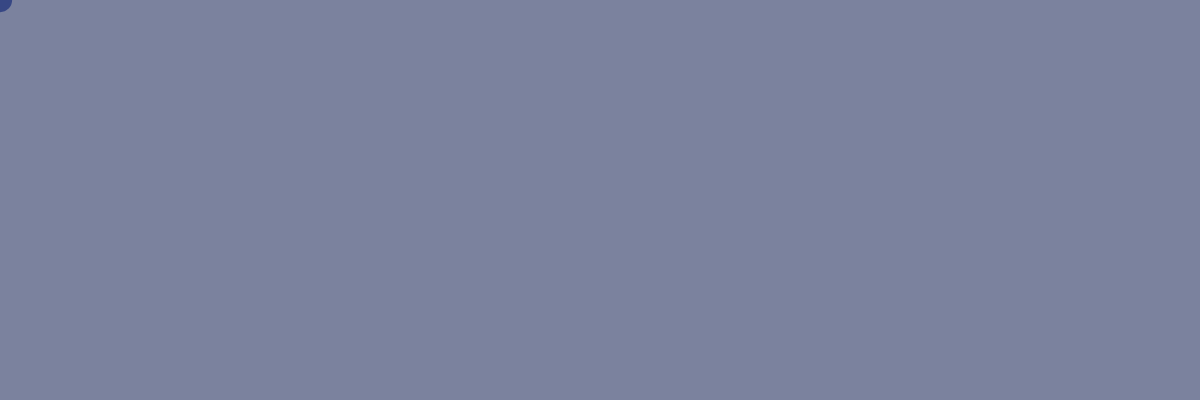
Frame 1 (no input)
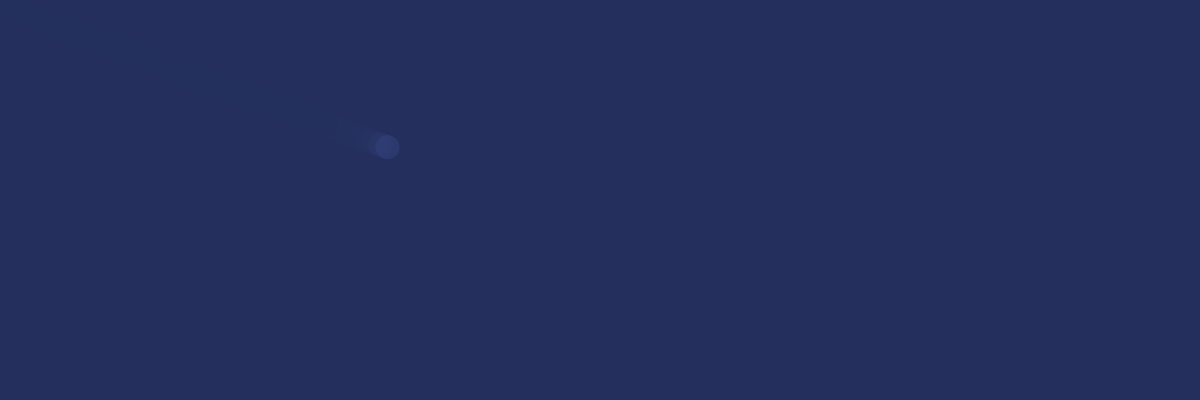
Frame 60 (no input)
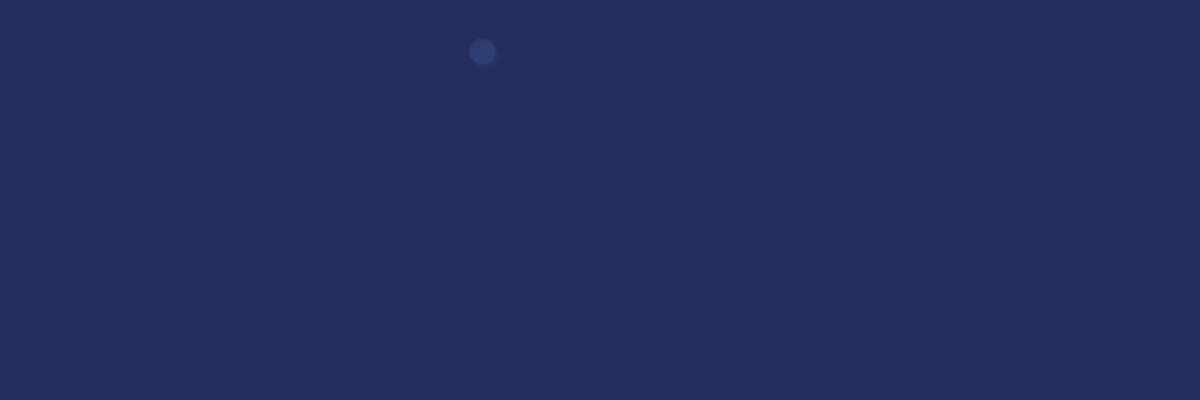
Frame 120 (the mouse pressed at the canvas centre since frame 60)

The p5.js sketch that drew these frames (run headless with seeded random() and noise() and a simulated clock; from frame 60 on, the mouse is pressed at the canvas centre):

// p5.js sketch
// ── sketch.js
let bounce = [];
let numberBounce =1000;

function setup() {
  createCanvas(window.innerWidth, window.innerHeight*0.4 );
}

function draw() {
	background("#24305E99");
	for(let i=0;i<bounce.length;i++) {	
		bounce[i].show();
		bounce[i].move();
    bounce[i].rebound();
    bounce[i].remove(bounce, i);
	}
}


function mouseMoved(){
	bounce.push(
		new Bounce(
			mouseX,
			mouseY,
			random(10,30),
			random(-5,5),
			random(-5,5)
		)
	);	
}
// ── bounce.js
class Bounce {
	
	constructor(x,y,r,xspeed,yspeed) {
		this.x = x;
		this.y = y;
		this.r = r;
		this.xspeed = xspeed;
		this.yspeed = yspeed;
		this.lifetime =0;
	}
	
	show(){
		this.lifetime+=2.5;
		if(this.r>0) {
			// this.r = this.r - 1;
		}
		noStroke();	
		fill(55,71,133,255-this.lifetime);
		ellipse(this.x, this.y, this.r, this.r);
	}

	remove(bounceArray, index) {
		if(this.lifetime>255) {
			bounceArray.splice(index, 1);
		}
	}
	
	move() {
		this.x=this.x+this.xspeed;
		this.y=this.y+this.yspeed;
	}
	
	rebound() {
		if(this.x<0) {
			this.xspeed = random(5,10);
		} else if(this.x>width) {
			this.xspeed = random(-5,-10);
		} else if(this.y<0) {
			this.yspeed = random(5,10);
		} else if(this.y>height) {
			this.yspeed = random(-5,-10);
		}
	}

}
